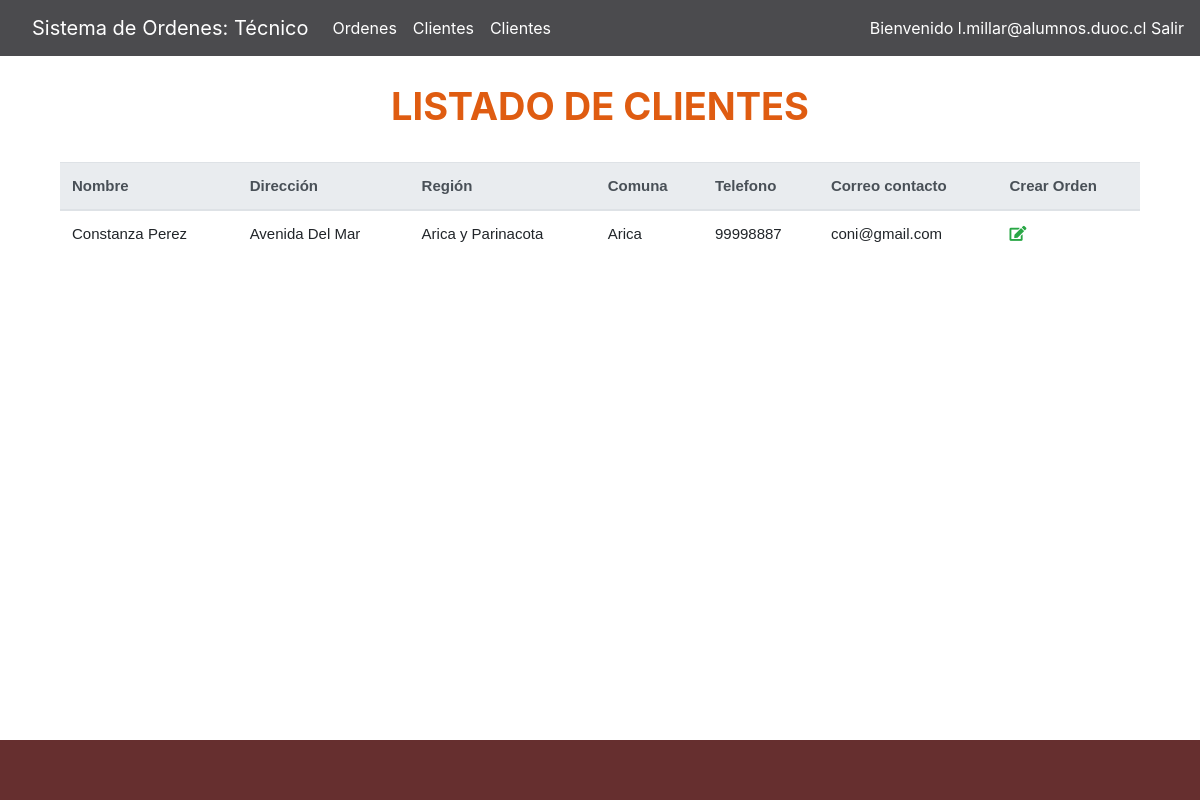
The app's page /ascensor/MisClientes.html (signed in) with its own data.
### ascensor/models.py (models this page shows)
class Tecnico(AbstractUser):
    email = models.EmailField(unique=True)
    USERNAME_FIELD = 'email'
    REQUIRED_FIELDS = ['username']

class Cliente(models.Model):
    objects = models.Manager()
    nombre = models.CharField(max_length=25)
    direccion = models.CharField(max_length=50)
    region = models.CharField(max_length=50)
    comuna = models.CharField(max_length=50)
    telefono = models.CharField(max_length=9)
    correo = models.EmailField()
    tecnico = models.ManyToManyField(Tecnico,verbose_name="Técnicos asignados")

### ascensor/views.py (the view)
# urls.py: path('MisClientes.html', views.misClientes, name='misClientes'),
@login_required
def misClientes(request):
    clientes = Cliente.objects.filter(tecnico=request.user.id)
    return render(request, 'ascensor/MisClientes.html', {'clientes':clientes})

### ascensor/templates/ascensor/MisClientes.html (shortened to what this page needs)
{% extends 'ascensor/base.html' %}
{% load crispy_forms_tags %}
{% block content %}
    <div class="row">&nbsp;</div>
    <h3 class="Titulo">listado De Clientes</h3>
    <div class="row">&nbsp;</div>
    <div class="container-fluid ">
        <table class="table" id="cliente-tabla" >
            <thead class="thead-light">
            <tr>
                <th scope="col">Nombre</th>
                <th scope="col">Dirección</th>
                <th scope="col">Región</th>
                <th scope="col">Comuna</th>
                <th scope="col">Telefono</th>
                <th scope="col">Correo contacto</th>
                <th scope="col">Crear Orden</th>
            </tr>
            </thead>
            <tbody id="cuerpoTabla">
                {% for cliente in clientes %}
                <tr>
                    <td data-label="Nombre: &nbsp">{{cliente.nombre}}</td>
                    <td data-label="Dirección: &nbsp">{{cliente.direccion}}</td>
                    <td data-label="Región: &nbsp">{{cliente.region}}</td>
                    <td data-label="Comuna: &nbsp">{{cliente.comuna}}</td>
                    <td data-label="Telefono: &nbsp">{{cliente.telefono}}</td>
                    <td data-label="Correo contacto:&nbsp ">{{cliente.correo}}</td>
                    <td><i class="fas fa-edit text-success" title="Crear Orden" onclick="crearOrden('{{cliente.id}}')"></i>
                    </td>
                </tr>
                {% endfor %}
            </tbody>
        </table>
    </div>
{% endblock %}

### ascensor/templates/ascensor/base.html (shortened to what this page needs)
{% load static %}
<!doctype html>
<html lang="en">
  <head>
    <link rel="stylesheet" href="https://stackpath.bootstrapcdn.com/bootstrap/4.1.3/css/bootstrap.min.css">
    <link rel="stylesheet" href="https://use.fontawesome.com/releases/v5.5.0/css/all.css">
    <link href="{% static 'ascensor/css/base.css' %}" rel="stylesheet">
    <link href="{% static 'ascensor/css/cuerpo.css' %}" rel="stylesheet">
  </head>
  <body>
    <header>
      <nav class="navbar navbar-expand-md navbar-dark fixed-top bg-dark ">
        <a class="navbar-brand" href="/ascensor/" >
        <a class="navbar-brand" href="/ascensor/">Sistema de Ordenes: Técnico</a>
        </a>
        <div class="collapse navbar-collapse" id="navbarCollapse">
          <ul class="navbar-nav mr-auto">
            <li class="nav-item">
              <a class="nav-link" href="MisOrdenes.html">Ordenes</a>
            </li>
            <li class="nav-item">
                <a class="nav-link" href="MisClientes.html">Clientes</a>
            </li>
            <li class="nav-item">
                <a class="nav-link" href="MisClientes.html">Clientes</a>
            </li>
          </ul>
          <form class="form-inline mt-2 mt-md-0">
              {% if user.is_authenticated %}
              <div style="color: #FFF;">Bienvenido {{ user.username }}&nbsp;</div>
                  <a href="{% url 'salir' %}" alt="Cerrar Sesion">Salir</a>
              {% else %}
                  <a  class="d-none d-md-block col-xs-12 col-md-4 col-lg-2"  href="index.html">
                      <img src="{% static 'ascensor/img/user.png' %}"  id="login" alt="Iniciar Sesión"/>
                  </a>
              {% endif %}
          </form>
        </div>
      </nav>
    </header>
    <main role="main" class="container">
    {% block content %}
    {% endblock %}
    </main>
    <footer class="footer">
    </footer>
  </body>
</html>

### ascensor/static/ascensor/css/base.css (style rules this page uses)
html { position: relative; min-height: 100%; }
body { margin-bottom: 60px; }
.navbar { background-color: rgb(75, 75, 78) !important; }
.navbar a { color: white !important; }
.footer { position: absolute; bottom: 0; width: 100%; height: 60px; line-height: 60px; background-color: #662f2f; }
body > .container { padding: 60px 15px 0; }

### ascensor/static/ascensor/css/cuerpo.css (style rules this page uses)
.Titulo { text-transform: uppercase; color:rgb(223, 92, 17); font-weight: bold; font-size: 38px; text-align: center; }
#cliente-tabla { font-family: Helvetica; font-size: 15px; }

### records on screen
Tecnico: username "l.millar@alumnos.duoc.cl"
Cliente: nombre "Constanza Perez", direccion "Avenida Del Mar", region "Arica y Parinacota", comuna "Arica", telefono "99998887", correo "coni@gmail.com"
